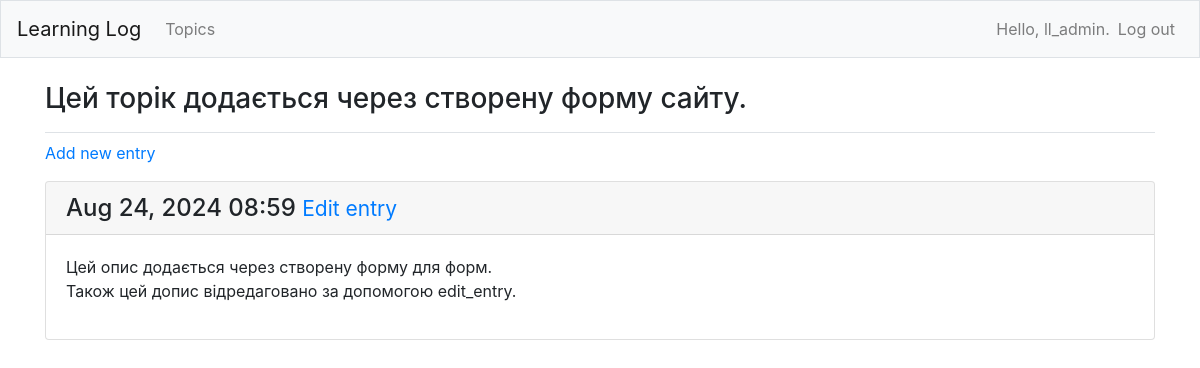
The page /topics/3/ (signed in) on the database its author committed.
### learning_logs/models.py (models this page shows, shortened)
class Topic(models.Model):
    text = models.CharField(max_length=200)
    date_added = models.DateTimeField(auto_now_add=True)
    owner = models.ForeignKey(User, on_delete=models.CASCADE)
    def __str__(self):
        return self.text

class Entry(models.Model):
    topic = models.ForeignKey(Topic, on_delete=models.CASCADE)
    text = models.TextField()
    date_added = models.DateTimeField(auto_now_add=True)
    class Meta:
        verbose_name_plural = 'entries'

### learning_logs/views.py (the view)
# urls.py: path('topics/<int:topic_id>/', views.topic, name='topic'),
@login_required
def topic(request, topic_id):
    topic = Topic.objects.get(id=topic_id)
    if topic.owner != request.user:
        raise Http404
    entries = topic.entry_set.order_by('-date_added')
    context = {'topic': topic, 'entries': entries}
    return render(request, 'learning_logs/topic.html', context)

### learning_logs/templates/learning_logs/topic.html
{% extends 'learning_logs/base.html' %}
{% block page_header %}
<h3>{{ topic }}</h3>
{% endblock page_header %}
{% block content %}
    <p>
        <a href="{% url 'learning_logs:new_entry' topic.id %}">
            Add new entry</a>
    </p>
    {% for entry in entries %}
    <div class="card mb-3">
        <h4 class="card-header">
            {{ entry.date_added|date:'M d, Y H:i' }}
            <small><a href="{% url 'learning_logs:edit_entry' entry.id %}">
                Edit entry</a></small>
        </h4>
        <div class="card-body">
            {{ entry.text|linebreaks }}
        </div>
    </div>
    {% empty %}
        <li>There are no entries for this topic yet.</li>
    {% endfor %}
{% endblock content %}

### learning_logs/templates/learning_logs/base.html (shortened to what this page needs)
{% load bootstrap4 %}
<!doctype html>
<html lang="en">
<head>
    {% bootstrap_css %}
</head>
<body>
<nav class="navbar navbar-expand-md navbar-light bg-light mb-4 border">
    <a class="navbar-brand" href="{% url 'learning_logs:index' %}">
        Learning Log</a>
    <div class="collapse navbar-collapse" id="navbarCollapse">
        <ul class="navbar-nav mr-auto">
            <li class="nav-item">
                <a class="nav-link" href="{% url 'learning_logs:topics' %}">
                    Topics</a></li>
        </ul>
        <ul class="navbar-nav ml-auto">
            {% if user.is_authenticated %}
            <li class="nav-item">
                <span class="navbar-text">Hello, {{ user.username }}.</span>
            </li>
            <li class="nav-item">
                <a class="nav-link" href="{% url 'users:logout' %}">
                    Log out</a>
            </li>
            {% endif %}
        </ul>
    </div>
</nav>
<main role="main" class="container">
    <div class="pb-2 mb-2 border-bottom">
        {% block page_header %}{% endblock page_header %}
    </div>
    <div>
        {% block content %} {% endblock content %}
    </div>
</main>
</body>
</html>

### rows shown on the page
Topic: text "Цей торік додається через створену форму сайту."
Entry: date_added "Aug 24, 2024 08:59", text "Цей опис додається через створену форму для форм. Також цей допис відредаговано за допомогою edit_entry."

### other values the page prints
{{ user.username }} "ll_admin"
